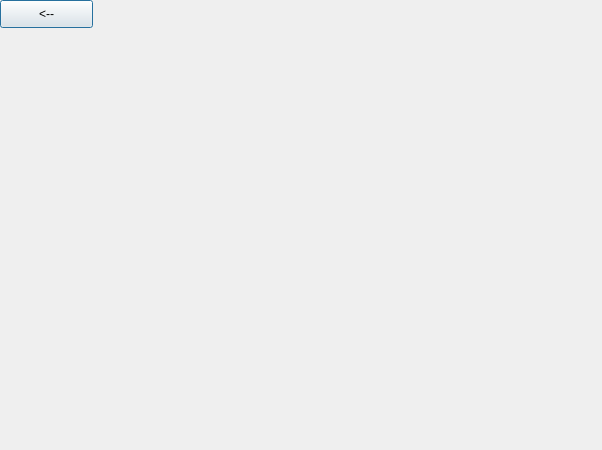
<?xml version="1.0" encoding="UTF-8"?>
<ui version="4.0">
 <class>dialogueDepartements</class>
 <widget class="QDialog" name="dialogueDepartements">
  <property name="geometry">
   <rect>
    <x>0</x>
    <y>0</y>
    <width>602</width>
    <height>450</height>
   </rect>
  </property>
  <property name="windowTitle">
   <string>Dialog</string>
  </property>
  <widget class="QPushButton" name="pushButton">
   <property name="geometry">
    <rect>
     <x>0</x>
     <y>0</y>
     <width>93</width>
     <height>28</height>
    </rect>
   </property>
   <property name="text">
    <string>&lt;--</string>
   </property>
  </widget>
 </widget>
 <resources/>
 <connections/>
</ui>
